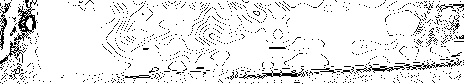
#> input picture debug_plate_100_574.jpg, 464 x 84 px
$ python -i utils.py   (imports and definitions only)
#> lines starting #> are read from the running program, lines starting #| are printed output that depends on the picture
#> further down, picture is the input picture: shape (84, 464, 3); min 0, max 255, mean 232.8
# utils.py
import cv2
import os
from datetime import datetime
import numpy as np

CAPTURE_DIR = "dashboard/captures/"

def preprocess_image(frame):
    """
    Grayscale + CLAHE + small blur to enhance plate edges
    """
    gray = cv2.cvtColor(frame, cv2.COLOR_BGR2GRAY)
    clahe = cv2.createCLAHE(clipLimit=2.0, tileGridSize=(8,8))
    gray = clahe.apply(gray)
    gray = cv2.GaussianBlur(gray, (3,3), 0)
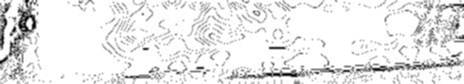
#> gray: shape (84, 464); min 4, max 255, mean 232.2
    return gray

def detect_edges(gray):
    """
    Detect edges and perform morphological operations to combine plate letters
    """
    edges = cv2.Canny(gray, 30, 100)
    kernel = cv2.getStructuringElement(cv2.MORPH_RECT, (17, 3))
    edges = cv2.dilate(edges, kernel, iterations=1)
    edges = cv2.morphologyEx(edges, cv2.MORPH_CLOSE, kernel)
    return edges

def save_plate_image(plate_img):
    if not os.path.exists(CAPTURE_DIR):
        os.makedirs(CAPTURE_DIR)
    filename = datetime.now().strftime("plate_%Y%m%d_%H%M%S.jpg")
    path = os.path.join(CAPTURE_DIR, filename)
    cv2.imwrite(path, plate_img)
    return path

def crop_plate_characters(gray):
    """
    Crop top and bottom rows that contain no characters
    """
    projection = gray.sum(axis=1)
    threshold = projection.mean()
    rows = [i for i, val in enumerate(projection) if val < threshold]

    if not rows:
        return gray

    top = max(min(rows) - 5, 0)
    bottom = min(max(rows) + 5, gray.shape[0])
    return gray[top:bottom, :]

>>> import cv2
>>> picture = cv2.imread('../debug_plate_100_574.jpg')
>>> result = preprocess_image(picture)

$ run again, on debug_plate_101_390.jpg
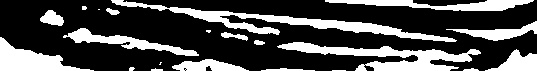
#> input picture debug_plate_101_390.jpg, 537 x 71 px
#> picture is the input picture: shape (71, 537, 3); min 0, max 255, mean 74.1
#> in preprocess_image, `gray = cv2.GaussianBlur(gray, (3,3), 0)`:
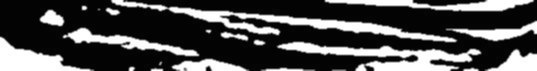
#> gray: shape (71, 537); min 3, max 255, mean 76.2

$ run again, on debug_plate_107_393.jpg
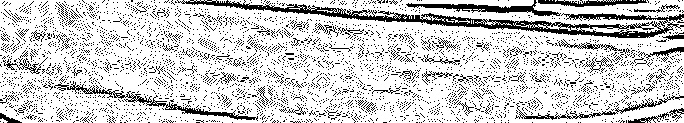
#> input picture debug_plate_107_393.jpg, 684 x 123 px
#> picture is the input picture: shape (123, 684, 3); min 0, max 255, mean 205.4
#> in preprocess_image, `gray = cv2.GaussianBlur(gray, (3,3), 0)`:
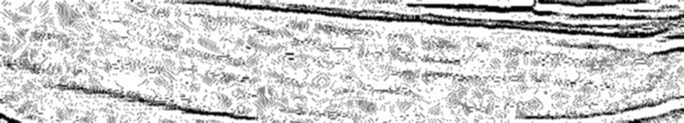
#> gray: shape (123, 684); min 3, max 255, mean 205.1

$ run again, on debug_plate_108_66.jpg
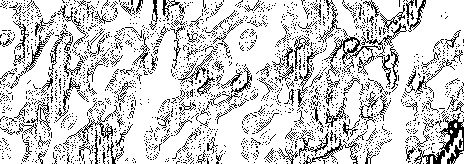
#> input picture debug_plate_108_66.jpg, 464 x 164 px
#> picture is the input picture: shape (164, 464, 3); min 0, max 255, mean 207.9
#> in preprocess_image, `gray = cv2.GaussianBlur(gray, (3,3), 0)`:
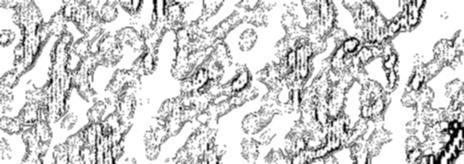
#> gray: shape (164, 464); min 3, max 255, mean 207.8
